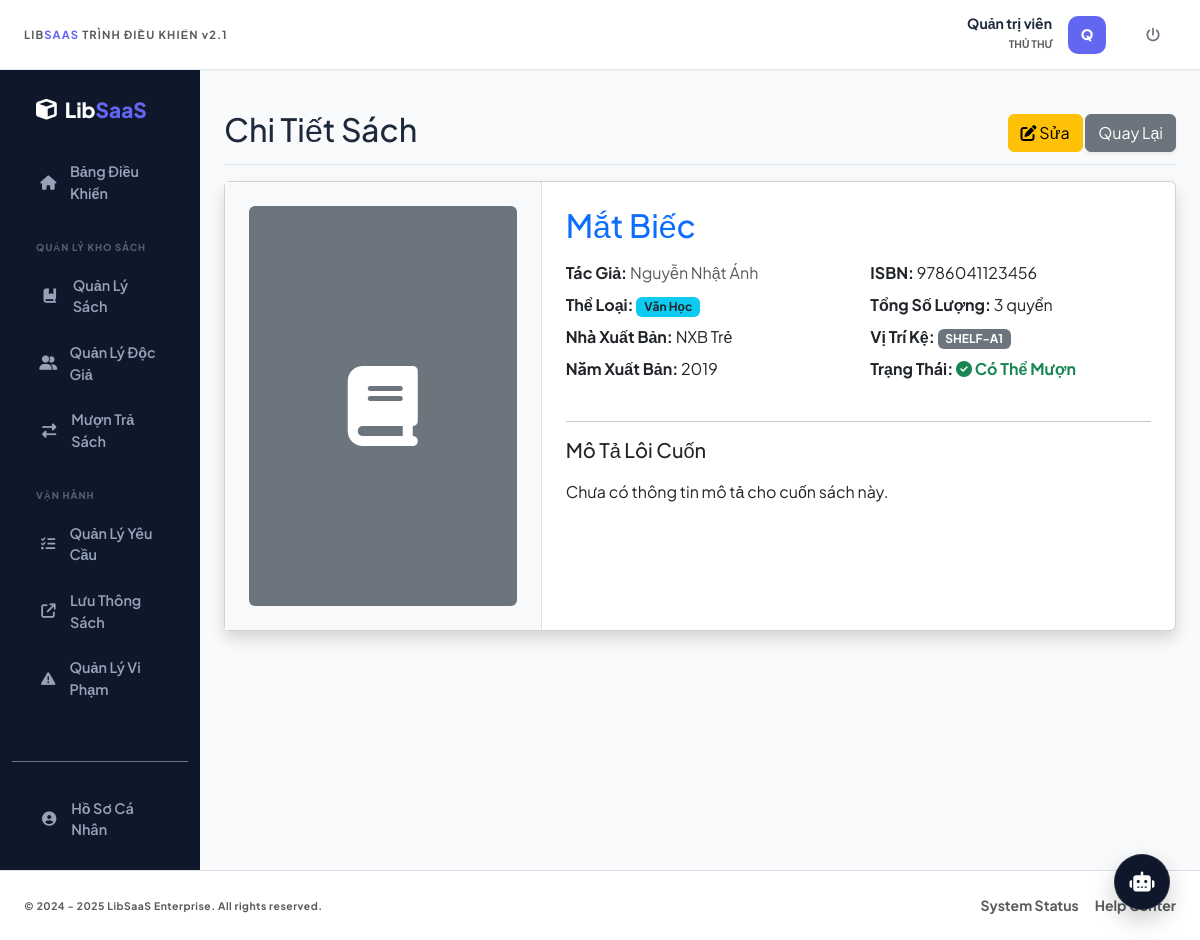
Page /index.php?controller=sach&action=chitiet&id=1 (signed in) on the committed database.
### tables this page shows
CREATE TABLE dau_sach (
    MaDauSach INT AUTO_INCREMENT PRIMARY KEY,
    TenSach VARCHAR(255) NOT NULL,
    MaTacGia INT,
    MaTheLoai INT,
    ISBN VARCHAR(20) UNIQUE,
    NhaXuatBan VARCHAR(100),
    NamXuatBan INT,
    AnhBia VARCHAR(255),
    MoTa TEXT,
    FOREIGN KEY (MaTacGia) REFERENCES tac_gia(MaTacGia) ON DELETE RESTRICT,
    FOREIGN KEY (MaTheLoai) REFERENCES the_loai(MaTheLoai) ON DELETE RESTRICT
);

CREATE TABLE tac_gia (
    MaTacGia INT AUTO_INCREMENT PRIMARY KEY,
    TenTacGia VARCHAR(100) NOT NULL,
    TieuSu TEXT
);

CREATE TABLE the_loai (
    MaTheLoai INT AUTO_INCREMENT PRIMARY KEY,
    TenTheLoai VARCHAR(50) NOT NULL
);

### app/controllers/SachController.php (called while the page is built, shortened)
<?php
require_once 'app/controllers/BaseController.php';
require_once 'app/models/SachModel.php';
class SachController extends BaseController {
    private $sachModel;
    public function __construct() {
        $this->sachModel = new SachModel();
    }
    public function chitiet() {
        $id = isset($_GET['id']) ? $_GET['id'] : 0;
        $sach = $this->sachModel->getById($id);
        $this->render('sach/chi_tiet_sach', ['sach' => $sach]);
    }
}
?>

### app/models/BaseModel.php (called while the page is built, shortened)
<?php
require_once 'config/database.php';
class BaseModel {
    public function __construct() {
        $database = new Database();
        $this->db = $database->getConnection();
    }
}
?>

### config/database.php (called while the page is built, shortened)
<?php
class Database {
    private $host = "localhost";
    private $db_name = "libsaas_enterprise";
    private $username = "root";
    private $password = "";
    public function getConnection() {
        $this->conn = null;
        try {
            $this->conn = new PDO("mysql:host=" . $this->host . ";dbname=" . $this->db_name, $this->username, $this->password);
            $this->conn->exec("set names utf8mb4");
            $this->conn->setAttribute(PDO::ATTR_ERRMODE, PDO::ERRMODE_EXCEPTION);
        } catch(PDOException $exception) {
            echo "Lỗi kết nối CSDL: " . $exception->getMessage();
        }
        return $this->conn;
    }
}
?>

### app/models/SachModel.php (called while the page is built, shortened)
<?php
require_once 'app/models/BaseModel.php';
class SachModel extends BaseModel {
    public function getById($id) {
        $stmt = $this->db->prepare("SELECT ds.*, tg.TenTacGia, tl.TenTheLoai,
                (SELECT COUNT(*) FROM cuon_sach cs WHERE cs.MaDauSach = ds.MaDauSach AND cs.TrangThaiHienTai = 'AVAILABLE') as SoLuong,
                (SELECT ViTriKe FROM cuon_sach cs WHERE cs.MaDauSach = ds.MaDauSach LIMIT 1) as ViTriKe
                FROM dau_sach ds
                LEFT JOIN tac_gia tg ON ds.MaTacGia = tg.MaTacGia
                LEFT JOIN the_loai tl ON ds.MaTheLoai = tl.MaTheLoai
                WHERE ds.MaDauSach = ?");
        $stmt->execute([$id]);
        return $stmt->fetch(PDO::FETCH_ASSOC);
    }
}
?>

### app/views/sach/chi_tiet_sach.php (the view, shortened to what this page needs)
<div class="d-flex justify-content-between flex-wrap flex-md-nowrap align-items-center pt-3 pb-2 mb-3 border-bottom">
    <h1 class="h2">Chi Tiết Sách</h1>
    <div>
        <?php if(isset($_SESSION['user']) && $_SESSION['user']['VaiTro'] != 'USER'): ?>
        <a href="index.php?controller=sach&action=sua&id=<?= $sach['MaDauSach'] ?>" class="btn btn-warning"><i class="fas fa-edit"></i> Sửa</a>
        <?php endif; ?>
        <a href="index.php?controller=sach&action=index" class="btn btn-secondary shadow-sm">Quay Lại</a>
    </div>
</div>
<div class="card shadow">
    <div class="row g-0">
        <div class="col-md-4 p-4 text-center bg-light border-end">
            <?php if($sach['AnhBia']): ?>
                <img src="<?= $sach['AnhBia'] ?>" class="img-fluid rounded shadow-sm" alt="Bìa sách">
            <?php else: ?>
                <div class="bg-secondary text-white d-flex align-items-center justify-content-center rounded h-100" style="min-height: 400px;">
                    <i class="fas fa-book fa-5x"></i>
                </div>
            <?php endif; ?>
        </div>
        <div class="col-md-8">
            <div class="card-body p-4">
                <h2 class="card-title text-primary mb-3"><?= htmlspecialchars($sach['TenSach']) ?></h2>
                <div class="row mb-4">
                    <div class="col-sm-6">
                        <ul class="list-unstyled">
                            <li class="mb-2"><strong>Tác Giả:</strong> <span class="text-muted"><?= htmlspecialchars($sach['TenTacGia'] ?? 'Chưa cập nhật') ?></span></li>
                            <li class="mb-2"><strong>Thể Loại:</strong> <span class="badge bg-info text-dark"><?= htmlspecialchars($sach['TenTheLoai'] ?? 'Chưa phân loại') ?></span></li>
                            <li class="mb-2"><strong>Nhà Xuất Bản:</strong> <?= htmlspecialchars($sach['NhaXuatBan'] ?? 'N/A') ?></li>
                            <li class="mb-2"><strong>Năm Xuất Bản:</strong> <?= htmlspecialchars($sach['NamXuatBan'] ?? 'N/A') ?></li>
                        </ul>
                    </div>
                    <div class="col-sm-6">
                        <ul class="list-unstyled">
                            <li class="mb-2"><strong>ISBN:</strong> <?= htmlspecialchars($sach['ISBN'] ?? 'N/A') ?></li>
                            <li class="mb-2"><strong>Tổng Số Lượng:</strong> <?= htmlspecialchars($sach['SoLuong']) ?> quyển</li>
                            <li class="mb-2"><strong>Vị Trí Kệ:</strong> <span class="badge bg-secondary"><?= htmlspecialchars($sach['ViTriKe'] ?? 'Chưa xác định') ?></span></li>
                            <li class="mb-2">
                                <strong>Trạng Thái:</strong>
                                <?php if($sach['SoLuong'] > 0): ?>
                                    <span class="text-success fw-bold"><i class="fas fa-check-circle"></i> Có Thể Mượn</span>
                                <?php else: ?>
                                    <span class="text-danger fw-bold"><i class="fas fa-times-circle"></i> Đã Hết</span>
                                <?php endif; ?>
                            </li>
                        </ul>
                    </div>
                </div>
                <hr>
                <h5 class="mb-3">Mô Tả Lôi Cuốn</h5>
                <p class="card-text text-justify" style="line-height: 1.8;">
                    <?= nl2br(htmlspecialchars($sach['MoTa'] ?? 'Chưa có thông tin mô tả cho cuốn sách này.')) ?>
                </p>
            </div>
        </div>
    </div>
</div>

### app/views/layout/header.php (style rules this page uses)
:root { --bg-body: #f8fafc; --midnight-slate: #0f172a; --accent-indigo: #6366f1; --text-main: #1e293b; --text-muted: #64748b; --border-hairline: #e2e8f0; --sidebar-text: #94a3b8; }
body { font-family: 'Plus Jakarta Sans', sans-serif !important; background-color: var(--bg-body) !important; color: var(--text-main); -webkit-font-smoothing: antialiased; overflow-x: hidden; margin: 0; padding: 0; }

### rows in the picture
dau_sach: TenSach "Mắt Biếc", MaTacGia.TenTacGia "Nguyễn Nhật Ánh", MaTheLoai.TenTheLoai "Văn Học", NhaXuatBan "NXB Trẻ", NamXuatBan "2019", ISBN "9786041123456", MoTa "Chưa có thông tin mô tả cho cuốn sách này."

### other values in the picture
$_SESSION['user']['HoTen'] "Quản trị viên"
substr($_SESSION['user']['HoTen'] ?? 'U', 0, 1) "Q"
$sach['SoLuong'] "3"
$sach['ViTriKe'] "SHELF-A1"
